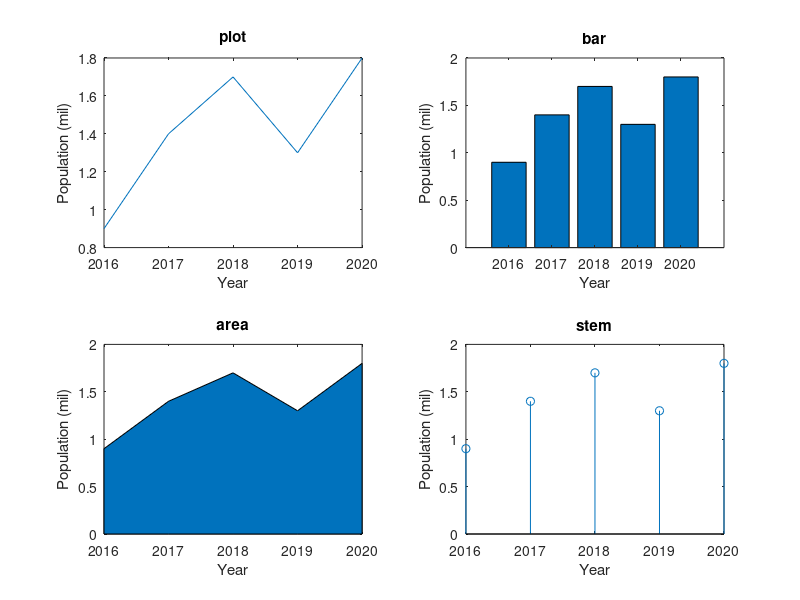

This chart was generated by the following MATLAB code:
% Subplot to show plot types

year = 2016:2020;
pop = [0.9  1.4  1.7  1.3  1.8];
subplot(2,2,1)
plot(year,pop)
title('plot')
xlabel('Year')
ylabel('Population (mil)')
subplot(2,2,2)
bar(year,pop)
title('bar')
xlabel('Year')
ylabel('Population (mil)')
subplot(2,2,3)
area(year,pop)
title('area')
xlabel('Year')
ylabel('Population (mil)')
subplot(2,2,4)
stem(year,pop)
title('stem')
xlabel('Year')
ylabel('Population (mil)')